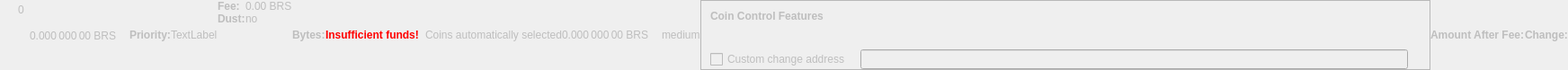
    <widget class="QWidget" name="dummyHideWidget" native="true">
     <property name="enabled">
      <bool>false</bool>
     </property>
     <property name="maximumSize">
      <size>
       <width>100</width>
       <height>22</height>
      </size>
     </property>
     <layout class="QHBoxLayout" name="dummyHideLayout">
      <property name="spacing">
       <number>0</number>
      </property>
      <property name="margin">
       <number>0</number>
      </property>
      <item>
       <layout class="QFormLayout" name="formLayoutCoinControl1">
        <property name="horizontalSpacing">
         <number>10</number>
        </property>
        <property name="verticalSpacing">
         <number>14</number>
        </property>
        <property name="leftMargin">
         <number>10</number>
        </property>
        <property name="topMargin">
         <number>4</number>
        </property>
        <property name="rightMargin">
         <number>6</number>
        </property>
        <item row="0" column="1">
         <widget class="QLabel" name="labelCoinControlBytes">
          <property name="cursor">
           <cursorShape>IBeamCursor</cursorShape>
          </property>
          <property name="contextMenuPolicy">
           <enum>Qt::ActionsContextMenu</enum>
          </property>
          <property name="text">
           <string notr="true">0</string>
          </property>
          <property name="textInteractionFlags">
           <set>Qt::LinksAccessibleByMouse|Qt::TextSelectableByKeyboard|Qt::TextSelectableByMouse</set>
          </property>
         </widget>
        </item>
       </layout>
      </item>
      <item>
       <widget class="QLabel" name="labelCoinControlAfterFee">
        <property name="enabled">
         <bool>false</bool>
        </property>
        <property name="sizePolicy">
         <sizepolicy hsizetype="Fixed" vsizetype="Fixed">
          <horstretch>0</horstretch>
          <verstretch>0</verstretch>
         </sizepolicy>
        </property>
        <property name="minimumSize">
         <size>
          <width>111</width>
          <height>12</height>
         </size>
        </property>
        <property name="maximumSize">
         <size>
          <width>111</width>
          <height>12</height>
         </size>
        </property>
        <property name="cursor">
         <cursorShape>IBeamCursor</cursorShape>
        </property>
        <property name="contextMenuPolicy">
         <enum>Qt::ActionsContextMenu</enum>
        </property>
        <property name="text">
         <string notr="true">0.000 000 00 BRS</string>
        </property>
        <property name="textInteractionFlags">
         <set>Qt::LinksAccessibleByMouse|Qt::TextSelectableByKeyboard|Qt::TextSelectableByMouse</set>
        </property>
       </widget>
      </item>
      <item>
       <widget class="QLabel" name="labelCoinControlPriorityText">
        <property name="enabled">
         <bool>false</bool>
        </property>
        <property name="font">
         <font>
          <weight>75</weight>
          <bold>true</bold>
         </font>
        </property>
        <property name="text">
         <string>Priority:</string>
        </property>
       </widget>
      </item>
      <item>
       <layout class="QHBoxLayout" name="horizontalLayout">
        <item>
         <widget class="QLabel" name="WarningLabel">
          <property name="text">
           <string>TextLabel</string>
          </property>
         </widget>
        </item>
       </layout>
      </item>
      <item>
       <layout class="QFormLayout" name="formLayoutCoinControl3">
        <property name="horizontalSpacing">
         <number>0</number>
        </property>
        <property name="verticalSpacing">
         <number>0</number>
        </property>
        <property name="leftMargin">
         <number>0</number>
        </property>
        <property name="topMargin">
         <number>0</number>
        </property>
        <property name="rightMargin">
         <number>0</number>
        </property>
        <item row="0" column="0">
         <widget class="QLabel" name="labelCoinControlFeeText">
          <property name="enabled">
           <bool>false</bool>
          </property>
          <property name="font">
           <font>
            <weight>75</weight>
            <bold>true</bold>
           </font>
          </property>
          <property name="text">
           <string>Fee:</string>
          </property>
          <property name="margin">
           <number>0</number>
          </property>
         </widget>
        </item>
        <item row="0" column="1">
         <widget class="QLabel" name="labelCoinControlFee">
          <property name="enabled">
           <bool>false</bool>
          </property>
          <property name="cursor">
           <cursorShape>IBeamCursor</cursorShape>
          </property>
          <property name="contextMenuPolicy">
           <enum>Qt::ActionsContextMenu</enum>
          </property>
          <property name="text">
           <string notr="true">0.00 BRS</string>
          </property>
          <property name="textInteractionFlags">
           <set>Qt::LinksAccessibleByMouse|Qt::TextSelectableByKeyboard|Qt::TextSelectableByMouse</set>
          </property>
         </widget>
        </item>
        <item row="1" column="0">
         <widget class="QLabel" name="labelCoinControlLowOutputText">
          <property name="enabled">
           <bool>false</bool>
          </property>
          <property name="font">
           <font>
            <weight>75</weight>
            <bold>true</bold>
           </font>
          </property>
          <property name="text">
           <string>Dust:</string>
          </property>
         </widget>
        </item>
        <item row="1" column="1">
         <widget class="QLabel" name="labelCoinControlLowOutput">
          <property name="enabled">
           <bool>false</bool>
          </property>
          <property name="cursor">
           <cursorShape>IBeamCursor</cursorShape>
          </property>
          <property name="contextMenuPolicy">
           <enum>Qt::ActionsContextMenu</enum>
          </property>
          <property name="text">
           <string>no</string>
          </property>
          <property name="textInteractionFlags">
           <set>Qt::LinksAccessibleByMouse|Qt::TextSelectableByKeyboard|Qt::TextSelectableByMouse</set>
          </property>
         </widget>
        </item>
       </layout>
      </item>
      <item>
       <widget class="QLabel" name="labelCoinControlBytesText">
        <property name="enabled">
         <bool>false</bool>
        </property>
        <property name="font">
         <font>
          <weight>75</weight>
          <bold>true</bold>
         </font>
        </property>
        <property name="text">
         <string>Bytes:</string>
        </property>
       </widget>
      </item>
      <item>
       <layout class="QFormLayout" name="formLayoutCoinControl2">
        <property name="horizontalSpacing">
         <number>0</number>
        </property>
        <property name="verticalSpacing">
         <number>0</number>
        </property>
        <property name="leftMargin">
         <number>0</number>
        </property>
        <property name="topMargin">
         <number>0</number>
        </property>
        <property name="rightMargin">
         <number>0</number>
        </property>
       </layout>
      </item>
      <item>
       <layout class="QHBoxLayout" name="horizontalLayoutCoinControl2">
        <property name="spacing">
         <number>0</number>
        </property>
        <property name="bottomMargin">
         <number>0</number>
        </property>
       </layout>
      </item>
      <item>
       <widget class="QLabel" name="labelCoinControlInsuffFunds">
        <property name="enabled">
         <bool>false</bool>
        </property>
        <property name="minimumSize">
         <size>
          <width>0</width>
          <height>0</height>
         </size>
        </property>
        <property name="font">
         <font>
          <weight>75</weight>
          <bold>true</bold>
         </font>
        </property>
        <property name="styleSheet">
         <string notr="true">color:red;font-weight:bold;</string>
        </property>
        <property name="text">
         <string>Insufficient funds!</string>
        </property>
        <property name="margin">
         <number>5</number>
        </property>
       </widget>
      </item>
      <item>
       <layout class="QFormLayout" name="formLayoutCoinControl4">
        <property name="horizontalSpacing">
         <number>0</number>
        </property>
        <property name="verticalSpacing">
         <number>0</number>
        </property>
        <property name="leftMargin">
         <number>0</number>
        </property>
        <property name="topMargin">
         <number>0</number>
        </property>
        <property name="rightMargin">
         <number>0</number>
        </property>
       </layout>
      </item>
      <item>
       <widget class="QLabel" name="labelCoinControlChangeLabel">
        <property name="enabled">
         <bool>false</bool>
        </property>
        <property name="sizePolicy">
         <sizepolicy hsizetype="Preferred" vsizetype="Expanding">
          <horstretch>0</horstretch>
          <verstretch>0</verstretch>
         </sizepolicy>
        </property>
        <property name="minimumSize">
         <size>
          <width>0</width>
          <height>0</height>
         </size>
        </property>
        <property name="text">
         <string/>
        </property>
        <property name="margin">
         <number>3</number>
        </property>
       </widget>
      </item>
      <item>
       <widget class="QLabel" name="labelCoinControlAutomaticallySelected">
        <property name="enabled">
         <bool>false</bool>
        </property>
        <property name="sizePolicy">
         <sizepolicy hsizetype="Fixed" vsizetype="Fixed">
          <horstretch>0</horstretch>
          <verstretch>0</verstretch>
         </sizepolicy>
        </property>
        <property name="minimumSize">
         <size>
          <width>0</width>
          <height>0</height>
         </size>
        </property>
        <property name="maximumSize">
         <size>
          <width>240</width>
          <height>16777215</height>
         </size>
        </property>
        <property name="text">
         <string>Coins automatically selected</string>
        </property>
        <property name="margin">
         <number>5</number>
        </property>
       </widget>
      </item>
      <item>
       <widget class="QLabel" name="labelCoinControlChange">
        <property name="enabled">
         <bool>false</bool>
        </property>
        <property name="sizePolicy">
         <sizepolicy hsizetype="Fixed" vsizetype="Fixed">
          <horstretch>0</horstretch>
          <verstretch>0</verstretch>
         </sizepolicy>
        </property>
        <property name="minimumSize">
         <size>
          <width>111</width>
          <height>0</height>
         </size>
        </property>
        <property name="maximumSize">
         <size>
          <width>111</width>
          <height>16777215</height>
         </size>
        </property>
        <property name="cursor">
         <cursorShape>IBeamCursor</cursorShape>
        </property>
        <property name="contextMenuPolicy">
         <enum>Qt::ActionsContextMenu</enum>
        </property>
        <property name="text">
         <string notr="true">0.000 000 00 BRS</string>
        </property>
        <property name="textInteractionFlags">
         <set>Qt::LinksAccessibleByMouse|Qt::TextSelectableByKeyboard|Qt::TextSelectableByMouse</set>
        </property>
       </widget>
      </item>
      <item>
       <widget class="QLabel" name="labelCoinControlPriority">
        <property name="enabled">
         <bool>false</bool>
        </property>
        <property name="cursor">
         <cursorShape>IBeamCursor</cursorShape>
        </property>
        <property name="contextMenuPolicy">
         <enum>Qt::ActionsContextMenu</enum>
        </property>
        <property name="text">
         <string>medium</string>
        </property>
        <property name="textInteractionFlags">
         <set>Qt::LinksAccessibleByMouse|Qt::TextSelectableByKeyboard|Qt::TextSelectableByMouse</set>
        </property>
       </widget>
      </item>
      <item>
       <widget class="QFrame" name="frameCoinControl">
        <property name="sizePolicy">
         <sizepolicy hsizetype="Expanding" vsizetype="Expanding">
          <horstretch>0</horstretch>
          <verstretch>0</verstretch>
         </sizepolicy>
        </property>
        <property name="maximumSize">
         <size>
          <width>16777215</width>
          <height>16777215</height>
         </size>
        </property>
        <property name="frameShape">
         <enum>QFrame::StyledPanel</enum>
        </property>
        <property name="frameShadow">
         <enum>QFrame::Sunken</enum>
        </property>
        <layout class="QVBoxLayout" name="verticalLayoutCoinControl2_2">
         <property name="spacing">
          <number>0</number>
         </property>
         <property name="margin">
          <number>0</number>
         </property>
         <item>
          <layout class="QVBoxLayout" name="verticalLayoutCoinControl" stretch="0,0,0,1">
           <property name="spacing">
            <number>0</number>
           </property>
           <property name="leftMargin">
            <number>10</number>
           </property>
           <property name="topMargin">
            <number>10</number>
           </property>
           <item>
            <layout class="QHBoxLayout" name="horizontalLayoutCoinControl1">
             <property name="bottomMargin">
              <number>15</number>
             </property>
             <item>
              <widget class="QLabel" name="labelCoinControlFeatures">
               <property name="enabled">
                <bool>false</bool>
               </property>
               <property name="sizePolicy">
                <sizepolicy hsizetype="Preferred" vsizetype="Maximum">
                 <horstretch>0</horstretch>
                 <verstretch>0</verstretch>
                </sizepolicy>
               </property>
               <property name="font">
                <font>
                 <weight>75</weight>
                 <bold>true</bold>
                </font>
               </property>
               <property name="styleSheet">
                <string notr="true">font-weight:bold;</string>
               </property>
               <property name="text">
                <string>Coin Control Features</string>
               </property>
              </widget>
             </item>
            </layout>
           </item>
           <item>
            <widget class="QWidget" name="widgetCoinControl" native="true">
             <property name="sizePolicy">
              <sizepolicy hsizetype="Preferred" vsizetype="Preferred">
               <horstretch>0</horstretch>
               <verstretch>0</verstretch>
              </sizepolicy>
             </property>
             <property name="minimumSize">
              <size>
               <width>0</width>
               <height>0</height>
              </size>
             </property>
             <property name="styleSheet">
              <string notr="true"/>
             </property>
             <layout class="QHBoxLayout" name="horizontalLayoutCoinControl5_2">
              <property name="margin">
               <number>0</number>
              </property>
              <item>
               <layout class="QHBoxLayout" name="horizontalLayoutCoinControl3">
                <property name="spacing">
                 <number>20</number>
                </property>
                <property name="topMargin">
                 <number>0</number>
                </property>
                <property name="bottomMargin">
                 <number>10</number>
                </property>
               </layout>
              </item>
             </layout>
            </widget>
           </item>
           <item>
            <layout class="QHBoxLayout" name="horizontalLayoutCoinControl4" stretch="0,0,0">
             <property name="spacing">
              <number>12</number>
             </property>
             <property name="sizeConstraint">
              <enum>QLayout::SetDefaultConstraint</enum>
             </property>
             <property name="topMargin">
              <number>5</number>
             </property>
             <property name="rightMargin">
              <number>5</number>
             </property>
             <item>
              <widget class="QCheckBox" name="checkBoxCoinControlChange">
               <property name="enabled">
                <bool>false</bool>
               </property>
               <property name="toolTip">
                <string>If this is activated, but the change address is empty or invalid, change will be sent to a newly generated address.</string>
               </property>
               <property name="text">
                <string>Custom change address</string>
               </property>
              </widget>
             </item>
             <item>
              <widget class="QValidatedLineEdit" name="lineEditCoinControlChange">
               <property name="enabled">
                <bool>false</bool>
               </property>
               <property name="sizePolicy">
                <sizepolicy hsizetype="Expanding" vsizetype="Fixed">
                 <horstretch>0</horstretch>
                 <verstretch>0</verstretch>
                </sizepolicy>
               </property>
              </widget>
             </item>
             <item>
              <widget class="QLabel" name="labelCoinControlChangeLabel_2">
               <property name="sizePolicy">
                <sizepolicy hsizetype="Preferred" vsizetype="Expanding">
                 <horstretch>0</horstretch>
                 <verstretch>0</verstretch>
                </sizepolicy>
               </property>
               <property name="minimumSize">
                <size>
                 <width>0</width>
                 <height>0</height>
                </size>
               </property>
               <property name="text">
                <string/>
               </property>
               <property name="margin">
                <number>3</number>
               </property>
              </widget>
             </item>
            </layout>
           </item>
           <item>
            <spacer name="verticalSpacerCoinControl">
             <property name="orientation">
              <enum>Qt::Vertical</enum>
             </property>
             <property name="sizeHint" stdset="0">
              <size>
               <width>800</width>
               <height>1</height>
              </size>
             </property>
            </spacer>
           </item>
          </layout>
         </item>
        </layout>
       </widget>
      </item>
      <item>
       <widget class="QLabel" name="labelCoinControlAfterFeeText">
        <property name="enabled">
         <bool>false</bool>
        </property>
        <property name="minimumSize">
         <size>
          <width>0</width>
          <height>0</height>
         </size>
        </property>
        <property name="maximumSize">
         <size>
          <width>16777215</width>
          <height>16777215</height>
         </size>
        </property>
        <property name="font">
         <font>
          <weight>75</weight>
          <bold>true</bold>
         </font>
        </property>
        <property name="text">
         <string>Amount After Fee:</string>
        </property>
        <property name="alignment">
         <set>Qt::AlignLeading|Qt::AlignLeft|Qt::AlignVCenter</set>
        </property>
        <property name="margin">
         <number>0</number>
        </property>
       </widget>
      </item>
      <item>
       <widget class="QLabel" name="labelCoinControlChangeText">
        <property name="enabled">
         <bool>false</bool>
        </property>
        <property name="sizePolicy">
         <sizepolicy hsizetype="Preferred" vsizetype="Preferred">
          <horstretch>0</horstretch>
          <verstretch>0</verstretch>
         </sizepolicy>
        </property>
        <property name="minimumSize">
         <size>
          <width>0</width>
          <height>0</height>
         </size>
        </property>
        <property name="maximumSize">
         <size>
          <width>16777215</width>
          <height>16777215</height>
         </size>
        </property>
        <property name="font">
         <font>
          <weight>75</weight>
          <bold>true</bold>
         </font>
        </property>
        <property name="text">
         <string>Change:</string>
        </property>
        <property name="alignment">
         <set>Qt::AlignLeading|Qt::AlignLeft|Qt::AlignVCenter</set>
        </property>
       </widget>
      </item>
     </layout>
    </widget>
